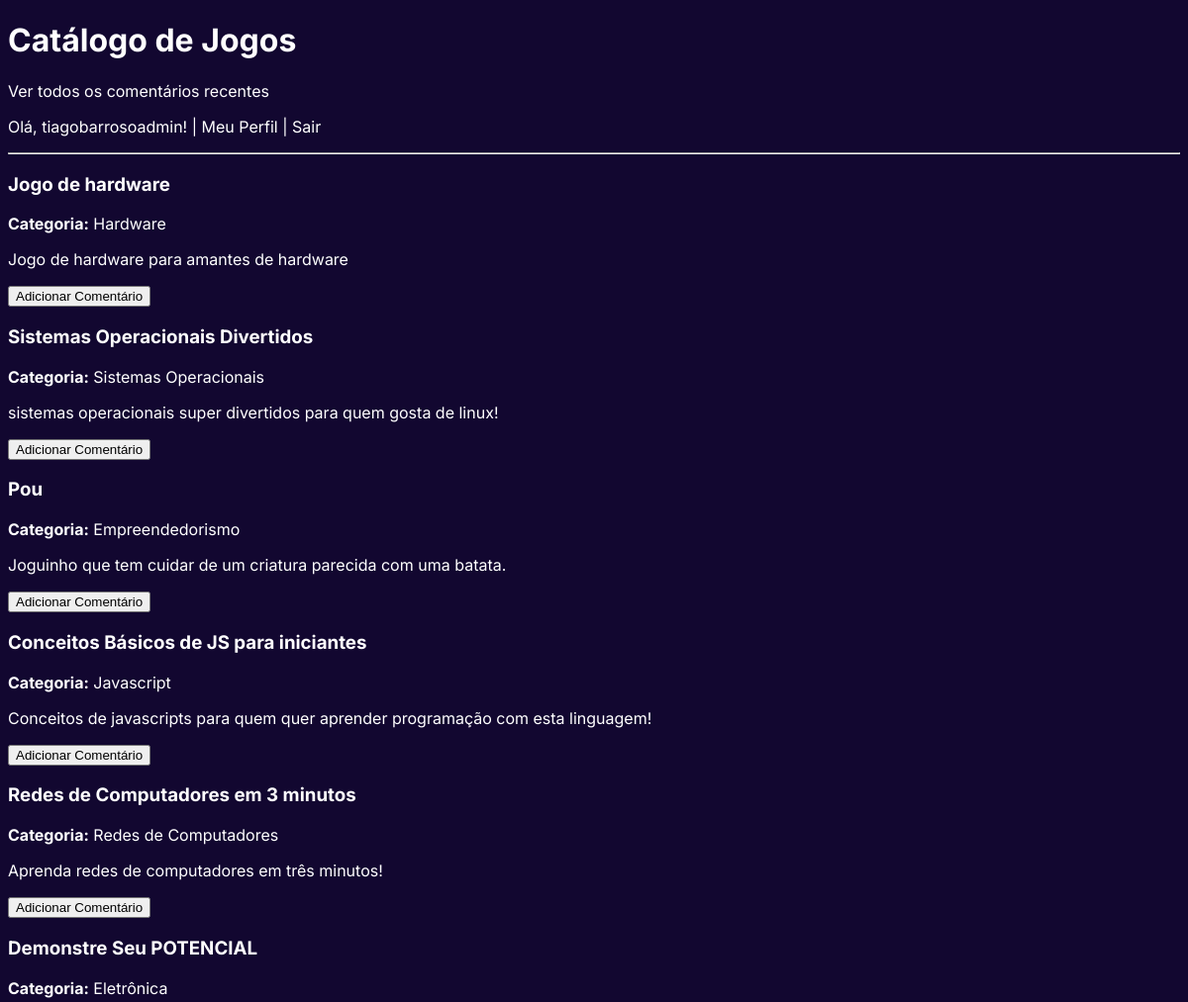
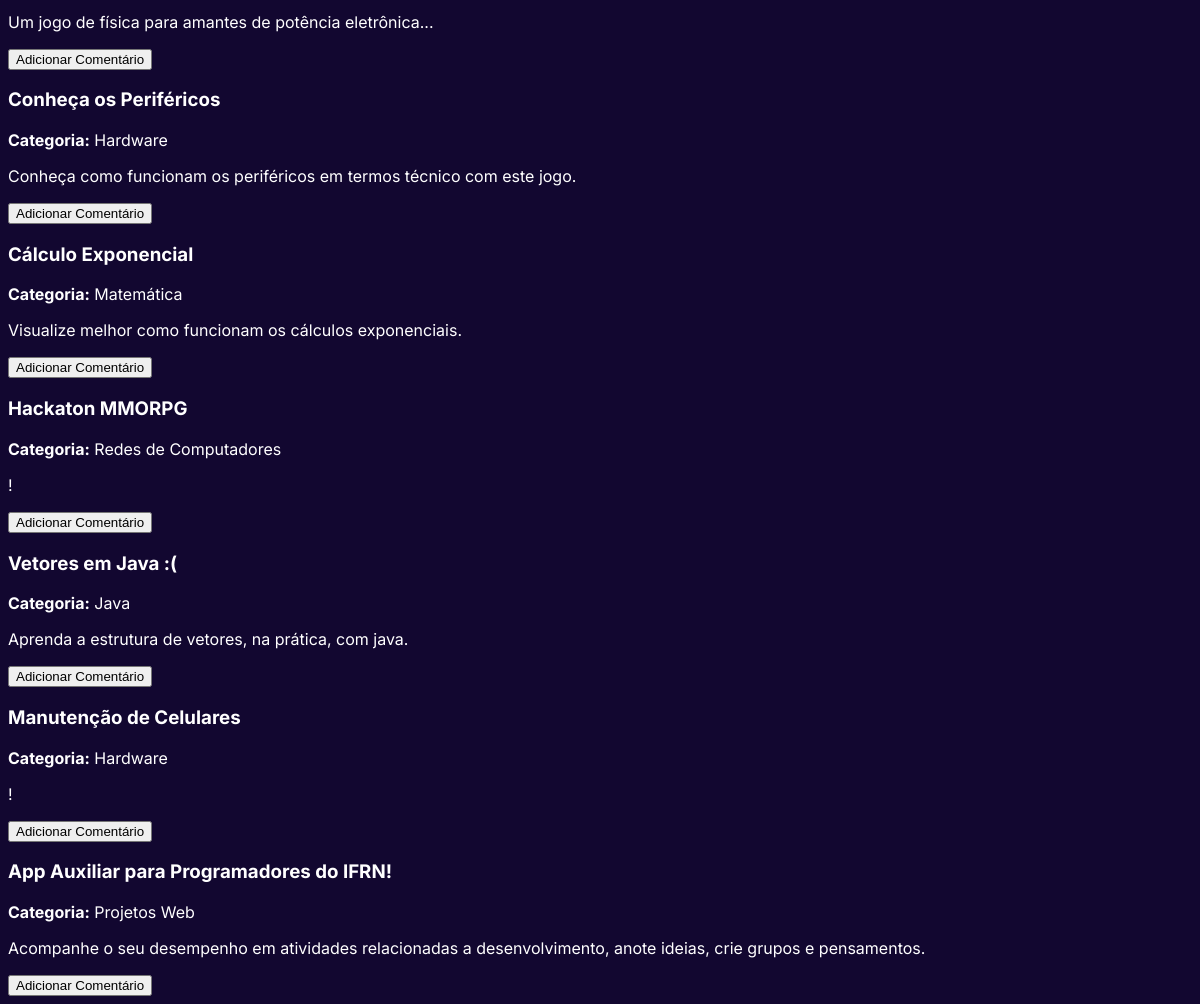
The app's page / (signed in) with its own data (2 pictures, top to bottom).
### potplayapp/models.py (models this page shows, shortened)
class Jogo(models.Model):
    desenvolvedor = models.ForeignKey(User, on_delete=models.CASCADE, related_name="jogos_criados")
    categoria = models.ForeignKey(Categoria, on_delete=models.SET_NULL, null=True, blank=False)
    nome = models.CharField(max_length=255)
    descricao = models.TextField()
    arquivo_jogo = models.FileField(upload_to='arquivos_jogos/')
    data_submissao = models.DateTimeField(auto_now_add=True)

class Categoria(models.Model):
    nome = models.CharField(max_length=100, unique=True, help_text="Ex: Puzzle, Ação, Estratégia")

### potplayapp/views.py (the view)
# urls.py: path('', views.home_view, name='home'),
def home_view(request):
    lista_jogos = Jogo.objects.all()
    return render(request, 'home.html', {'jogos': lista_jogos})

### potplayapp/templates/home.html (shortened to what this page needs)
{% load static %}
<!DOCTYPE html>
<html lang="pt-br">
<head>
    <link rel="stylesheet" href="{% static 'potplayapp/css/global.css' %}">
</head>
<body>
    <h1>Catálogo de Jogos</h1>
    <p><a href="{% url 'todos_comentarios' %}">Ver todos os comentários recentes</a></p>
    {% if user.is_authenticated %}
        <p>Olá, {{ user.username }}! | <a href="{% url 'perfil' %}">Meu Perfil</a> | <a href="{% url 'logout' %}">Sair</a></p>
    {% else %}
        <p><a href="{% url 'login' %}">Login</a> | <a href="{% url 'cadastro' %}">Cadastre-se</a></p>
    {% endif %}
    <hr>
    {% for jogo in jogos %}
        <div class="jogo-card">
            <h3>{{ jogo.nome }}</h3>
            <p><strong>Categoria:</strong> {{ jogo.categoria.nome }}</p>
            <p>{{ jogo.descricao }}</p>
            <a href="{% url 'adicionar_comentario' jogo.id %}"><button>Adicionar Comentário</button></a>
        </div>
    {% empty %}
        <p>Nenhum jogo cadastrado ainda.</p>
    {% endfor %}
</body>
</html>

### potplayapp/static/potplayapp/css/global.css (style rules this page uses)
body { font-family: "Inter", sans-serif; background-color: #120730; color: white; }
a { color: white; text-decoration: none; }

### records on screen
Jogo: nome "Jogo de hardware", categoria.nome "Hardware", descricao "Jogo de hardware para amantes de hardware"
Jogo: nome "Sistemas Operacionais Divertidos", categoria.nome "Sistemas Operacionais", descricao "sistemas operacionais super divertidos para quem gosta de linux!"
Jogo: nome "Pou", categoria.nome "Empreendedorismo", descricao "Joguinho que tem cuidar de um criatura parecida com uma batata."
Jogo: nome "Conceitos Básicos de JS para iniciantes", categoria.nome "Javascript", descricao "Conceitos de javascripts para quem quer aprender programação com esta linguagem!"
Jogo: nome "Redes de Computadores em 3 minutos", categoria.nome "Redes de Computadores", descricao "Aprenda redes de computadores em três minutos!"
Jogo: nome "Demonstre Seu POTENCIAL", categoria.nome "Eletrônica", descricao "Um jogo de física para amantes de potência eletrônica..."
Jogo: nome "Conheça os Periféricos", categoria.nome "Hardware", descricao "Conheça como funcionam os periféricos em termos técnico com este jogo."
Jogo: nome "Cálculo Exponencial", categoria.nome "Matemática", descricao "Visualize melhor como funcionam os cálculos exponenciais."
Jogo: nome "Hackaton MMORPG", categoria.nome "Redes de Computadores", descricao "!"
Jogo: nome "Vetores em Java :(", categoria.nome "Java", descricao "Aprenda a estrutura de vetores, na prática, com java."
Jogo: nome "Manutenção de Celulares", categoria.nome "Hardware", descricao "!"
Jogo: nome "App Auxiliar para Programadores do IFRN!", categoria.nome "Projetos Web", descricao "Acompanhe o seu desempenho em atividades relacionadas a desenvolvimento, anote ideias, crie grupos e pensamentos."

### other values on screen
{{ user.username }} "tiagobarrosoadmin"
